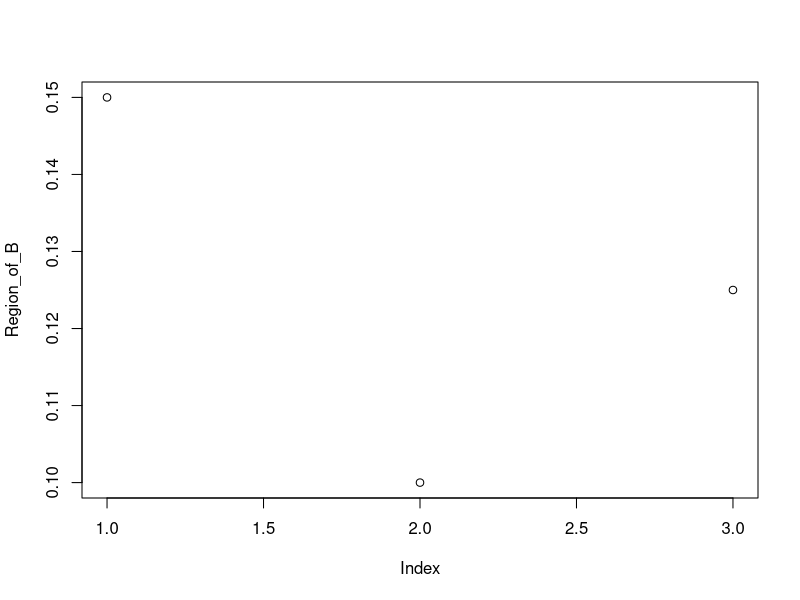

Generate this figure with R:
#EX_1_12
# Youenter a chess tournament 
#where your probability of winning a game 
#is 0.3 against half the players (call them type 1), 
#0.4 against a quarter of the players (call them type 2),  
#0.5 against the remaining quarter of the players (call them type 3). 
#You play a game against a randomly chosen opponent. 
#What is the probability of winning? 
#Ai be the event of playing with i opponent
#B be the event of winning
win <- matrix(c(0.3, 0.4, 0.5),nrow=3,byrow=TRUE, dimnames=list(c("p(B|A1)","P(B|A2)","P(B|A3)"),c("probability"))) #the probability of winning given playing with i'th  opponent
win
playing <- matrix(c(0.5, 0.25, 0.25),nrow=3,byrow=TRUE,dimnames=list(c("p(A1)","P(A2)","P(A3)"),c("probability"))) #the probability of playing with i'th opponent
playing
mat<-numeric(3)
#by the total probability theorem 
#p(B)=P(A1)P(B|A1)+P(A2)P(B|A2)+P(A3)P(B|A3)
for(i in 1:3){mat[i]<-playing[i]*win[i]} #to do the total multiplication theorem 
mat
totalprobability<-sum(mat) #total probability of winning,P(B)
totalprobability
Region_of_B<-c(mat[1],mat[2],mat[3])
plot(Region_of_B,type="p",col="black")
                                                                  

